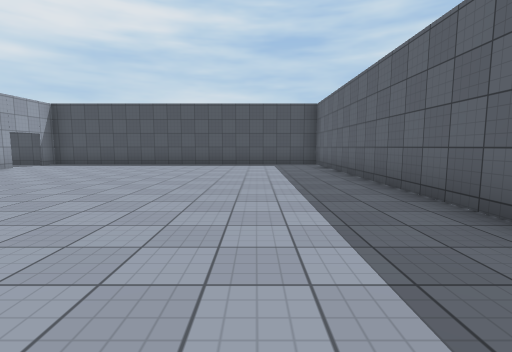
[1] (above)

16 first-person views from a walk through a Unity game level. The camera is 1.3 m above the floor, tilts 6° down and sees 85° across. The floor is counted in squares, 2 m on a side. Each view is taken from the middle of a square. On the plan, view 1 faces up. The plan holds only what a view shows up to about 9 squares ahead; the rest is blank. The place goes on beyond the plan. Door leaves are left out, so doorways stand open. Surface patterns are stand-ins for the level's own textures.

[2]
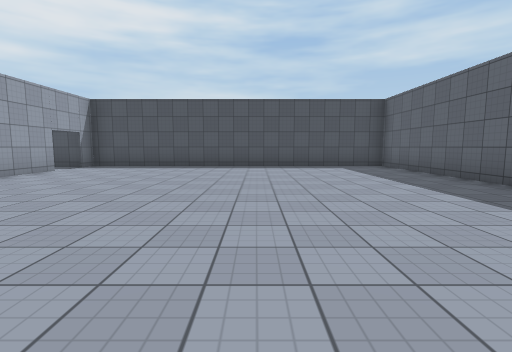

[3]
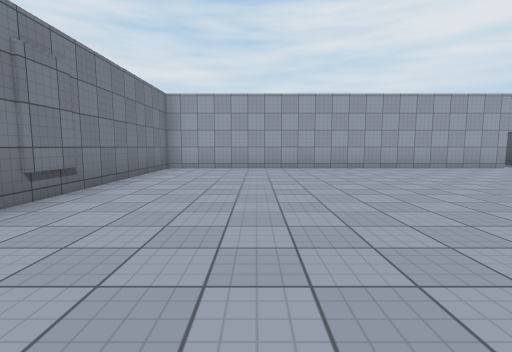

[4]
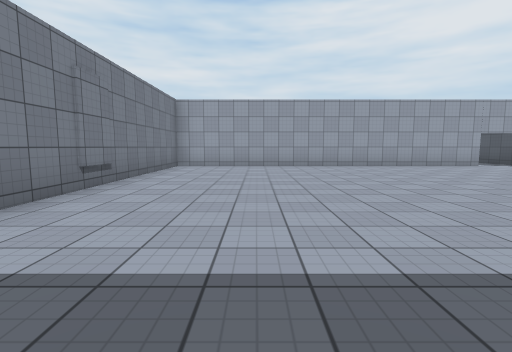

[5]
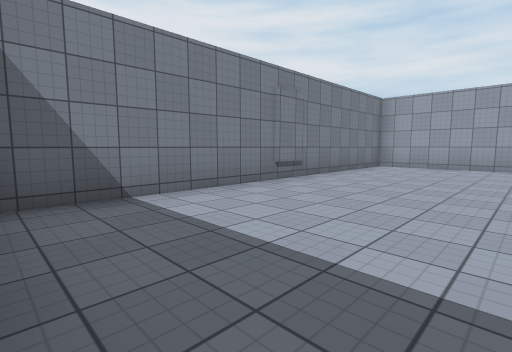

[6]
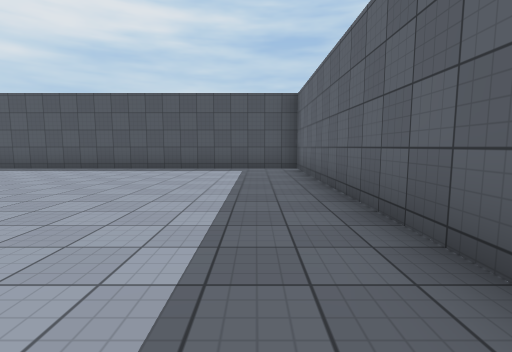

[7]
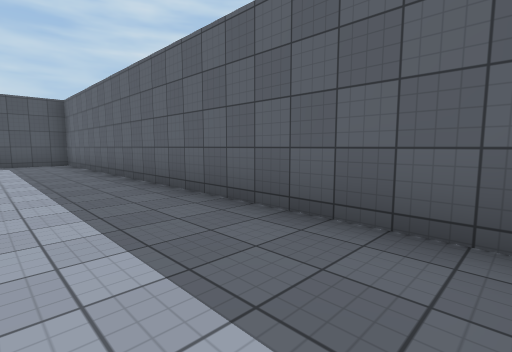

[8]
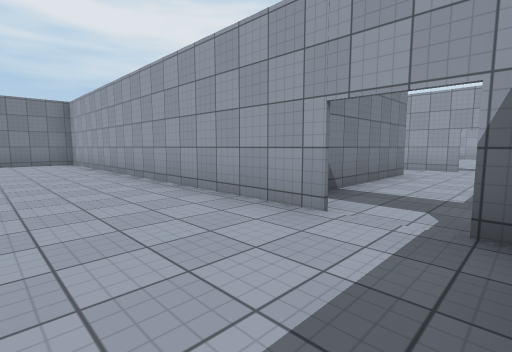

[9]
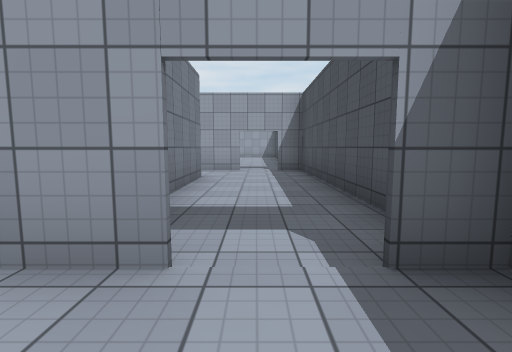

[10]
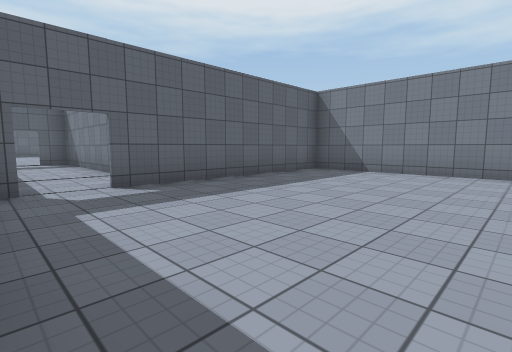

[11]
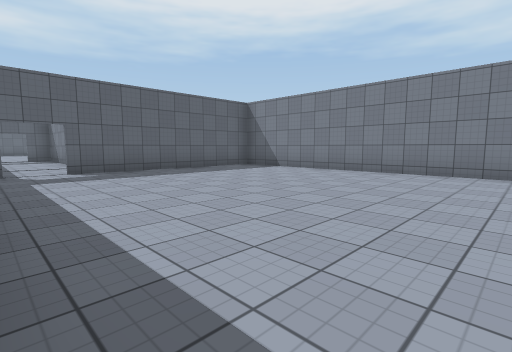

[12]
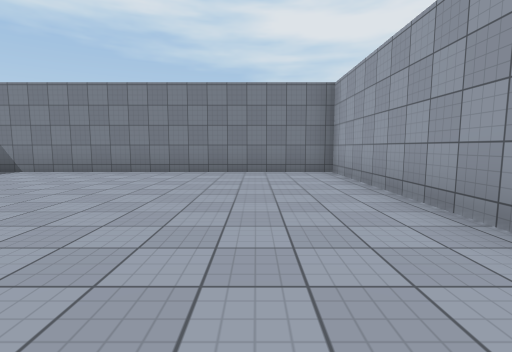

[13]
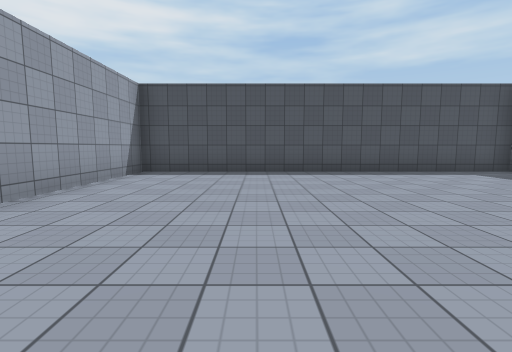

[14]
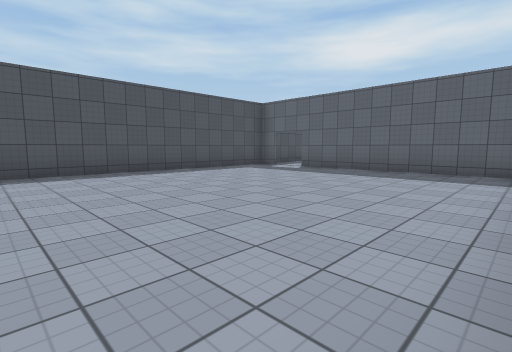

[15]
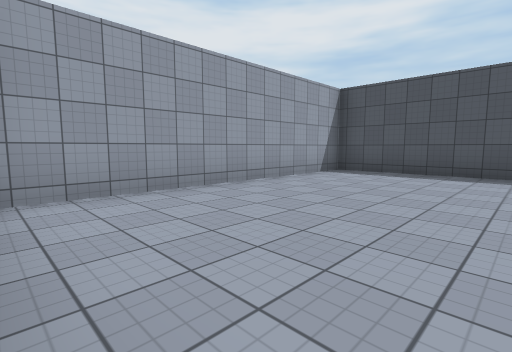

[16]
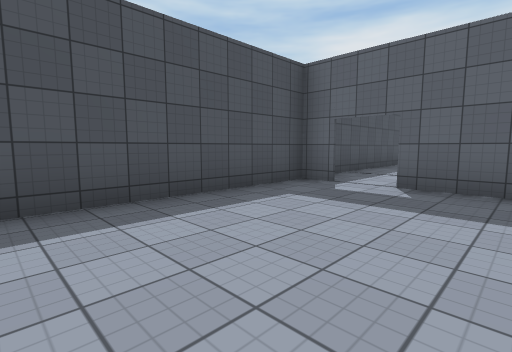

### Floor plan
Ten units are one square. View 1 is at (0, 0); x grows to the right and y downward. Boxes are objects, and circles mark ways between rooms. Rooms are numbered by the first view taken in them; rooms with no view inside come last. Other rooms are left out.
<svg viewBox="-245 -109 272 130">
<path fill="none" stroke="#000" d="M22 10 22 -103 -66 -103M-74 -86 -74 16 19 16M-74 -104 -74 -96M-143 -96 -143 -104M-140 -103 -240 -103 -240 -28 -143 -28 -143 -86M-124 -78 -84 -78M-88 -103 -140 -103M-143 -86 -143 -71M-143 -104 -143 -96"/>
<circle cx="-75" cy="-90" r="3" fill="#2a7"/>
<circle cx="-140" cy="-90" r="3" fill="#2a7"/>
<text x="-20" y="-40">1</text>
<text x="-190" y="-70">2</text>
<text x="-110" y="-90">3</text>
</svg>
Room 1 opens to room 3. Room 2 opens to room 3.

Where each view was taken, in squares from view 1:
view 1: 0 up, 0 right, facing up
view 2: 1 up, 2 left, facing up
view 3: 1 up, 1 right, facing left
view 4: 1 up, 2 right, facing left
view 5: 2 up, 2 right, facing down-left
view 6: 2 up, 1 right, facing up
view 7: 1 down, 0 right, facing up-right
view 8: 10 up, 5 left, facing down-left
view 9: 9 up, 6 left, facing left
view 10: 10 up, 19 left, facing down-right
view 11: 10 up, 22 left, facing down-right
view 12: 10 up, 22 left, facing down
view 13: 3 up, 21 left, facing up
view 14: 3 up, 22 left, facing up-right
view 15: 3 up, 20 left, facing up-left
view 16: 7 up, 19 left, facing up-right
